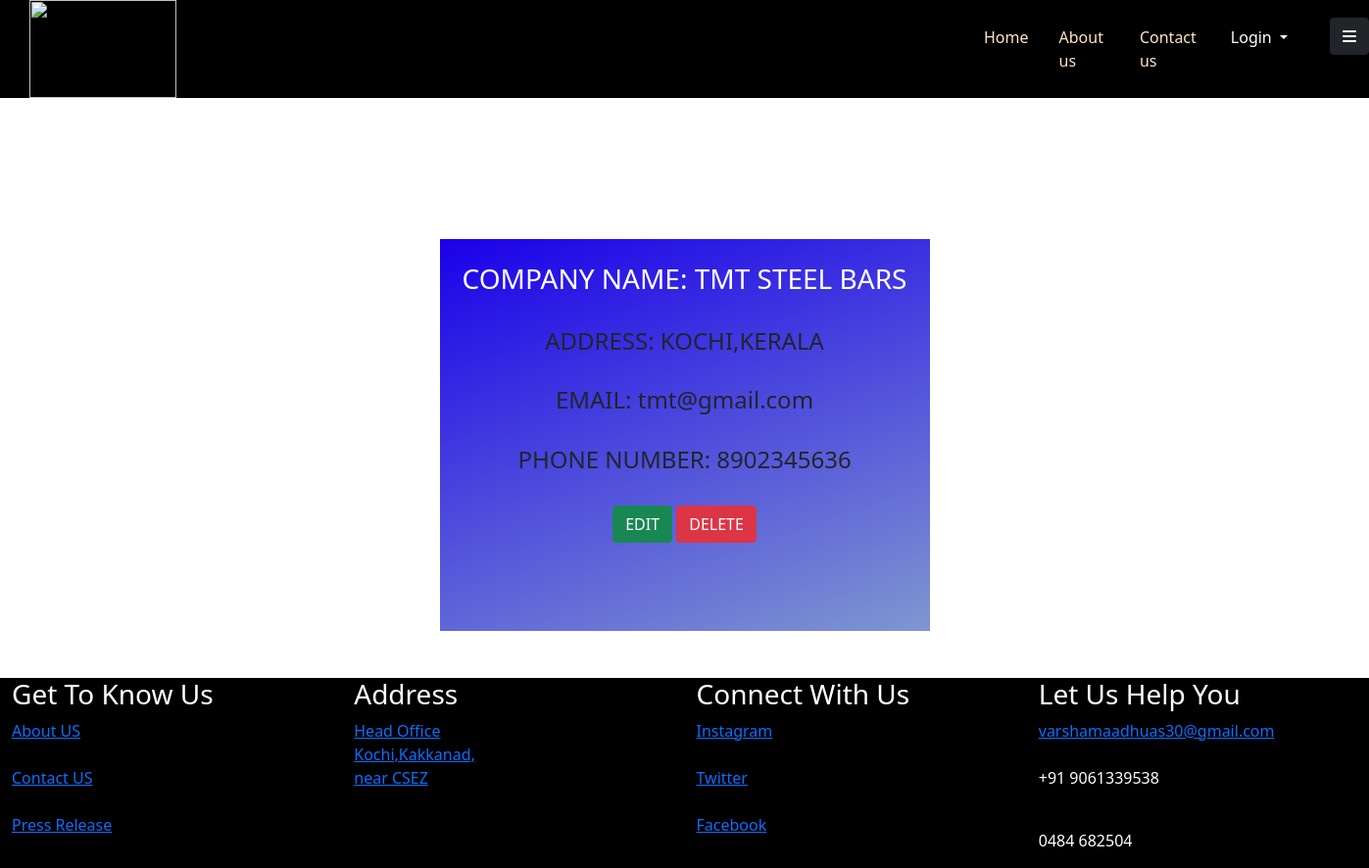
The page /constapp/supprodis/ (signed in) on the database its author committed.
### constapp/models.py (models this page shows)
class supreg(models.Model):
    cname = models.CharField(max_length=50)
    address = models.CharField(max_length=100)
    email = models.EmailField()
    phone = models.IntegerField()
    username = models.CharField(max_length=50)
    password = models.CharField(max_length=50)

### constapp/views.py (the view)
# urls.py: path('supprodis/',supprofiledis),
def supprofiledis(request):
    a=supreg.objects.all()
    b=request.session['cname']
    return render(request,'supprofiledis.html',{'a':a,'b':b})

### constapp/templates/supprofiledis.html (shortened to what this page needs)
<!DOCTYPE html>
<html lang="en">
<head>
    <link href="https://cdn.jsdelivr.net/npm/bootstrap@5.0.2/dist/css/bootstrap.min.css" rel="stylesheet"
>
</head>
<body background="https://images.pexels.com/photos/220166/pexels-photo-220166.jpeg?auto=compress&cs=tinysrgb&w=1260&h=750&dpr=1">
{% include 'supnavbar.html' %}
<center>
    <h1 class="mt-5" style="color:white">SUPPLIER PROFILE</h1>
<div class="mt-5" style="background-color:	background-color: #1a00e9;
background-image: linear-gradient(160deg, #1a00e9 0%, #8096d0 100%);
;width:500px;height:400px"><br>
    {% for i in a %}
    {% if b == i.cname %}
    <h3>COMPANY NAME: {{i.cname}}</h3><br>
    <h4>ADDRESS: {{i.address}}</h4><br>
    <h4>EMAIL: {{i.email}}</h4><br>
    <h4>PHONE NUMBER: {{i.phone}}</h4><br>
    <a href="http://127.0.0.1:8000/constapp/supprofileedit/{{i.id}}" class="btn btn-success">EDIT</a>
    <a href="http://127.0.0.1:8000/constapp/supprofiledel/{{i.id}}" class="btn btn-danger">DELETE</a>
    {% endif %}
    {% endfor %}
</div>
    </center><br><br>
{% include 'footer.html' %}
</body>
</html>

### constapp/templates/footer.html (style rules this page uses)
h3 { color:white; }
a { color:white; }

### rows shown on the page
supreg: cname "TMT STEEL BARS", address "KOCHI,KERALA", email "tmt@gmail.com", phone "8902345636"
